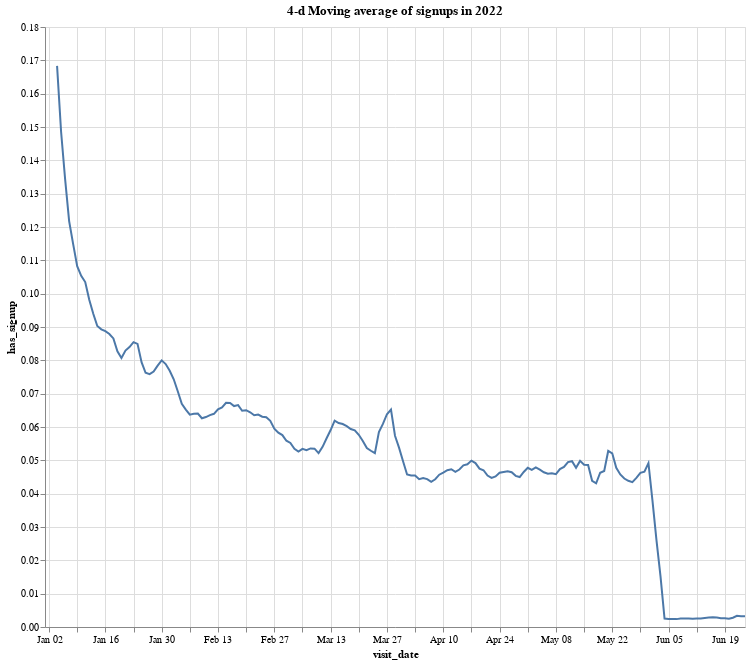

Notebook source saved alongside this figure:
### Code cell
alt.Chart(
    rolling_signups.reset_index(),
    title="4-d Moving average of signups in 2022")\
    .mark_line()\
    .encode(
        x=alt.X("visit_date"),
        y=alt.Y("has_signup"))\
    .properties(
        width=700,
        height=600)

### Figure 1 — Vega-Lite specification as saved in the notebook (floating-point values rounded to 4 significant figures; data arrays with more than 128 entries replaced by an {"elided": "..."} marker saying what was removed)
{"config": {"view": {"continuousWidth": 400, "continuousHeight": 300}}, "data": {"name": "data-990bad6ecf2c49b5f43c08e52da9d2f6"}, "mark": "line", "encoding": {"x": {"field": "visit_date", "type": "temporal"}, "y": {"field": "has_signup", "type": "quantitative"}}, "height": 600, "title": "4-d Moving average of signups in 2022", "width": 700, "$schema": "https://vega.github.io/schema/vega-lite/v4.17.0.json", "datasets": {"data-990bad6ecf2c49b5f43c08e52da9d2f6": {"elided": "175 records"}}}
